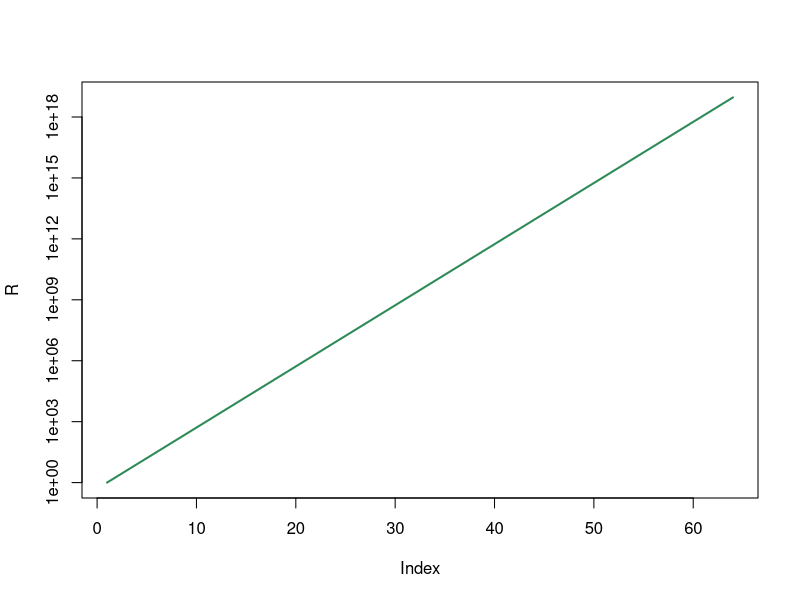
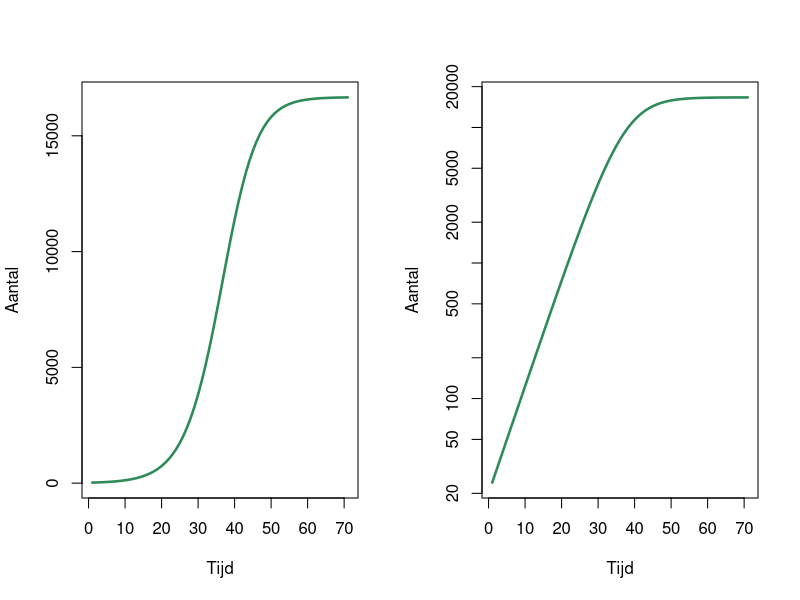

R code for these plots, in order:
## ---- chunk 1
#| eval: true
#| echo: true
#| code-fold: false
#| class-output: output

2^64
## ---- chunk 2
#| eval: true
#| echo: true
#| code-fold: false

R <- 1 # beginaantal rijst (initiële conditie)

# herhaal iets 63 keer met een for-loop
for (t in 1:63) {
  R[t+1] <- 2*R[t]
}
print(R[64])
## ---- chunk 3
#| eval: true
#| echo: true
#| code-fold: false
#| label: fig-exponential
#| fig-cap: "Het aantal rijstkorrels per vakje (met log-lineaire schaal op de y-as)."

# beginaantal rijst
R <- 1

# herhaal iets 63 keer met een for-loop
for (i in 1:63) {
  R[i+1] <- R[i]*2 # R in volgende stap is 2*R in deze stap
}

plot(R , type='l', col="seagreen", log="y", lwd=2) 
## ---- chunk 4
#| echo: true
#| label: fig-logaritmischecurves
#| code-fold: true
#| eval: true
#| fig-height: 3
#| fig-cap: "Logistische groei."
#| fig-subcap: 
#|   - "Op lineaire schaal."
#|   - "Op logaritmische schaal."
x<- 24
for(i in 1:70){
  x[i+1] <- x[i] * 1.2 * (1-(x[i]/10^5))
}
par(mfrow=c(1,2))
plot(x, xlab="Tijd", ylab="Aantal", lwd=2.5, type='l', col='seagreen')
plot(x, xlab="Tijd", ylab="Aantal", lwd=2.5, type='l', col='seagreen',log="y")
## ---- chunk 5
# definieren van begin aantal konijnen
K <- 24
r <- 2

# verdubbel het aantal konijnen 10 keer
for (i in 1:10){
    K <- r*K
}
